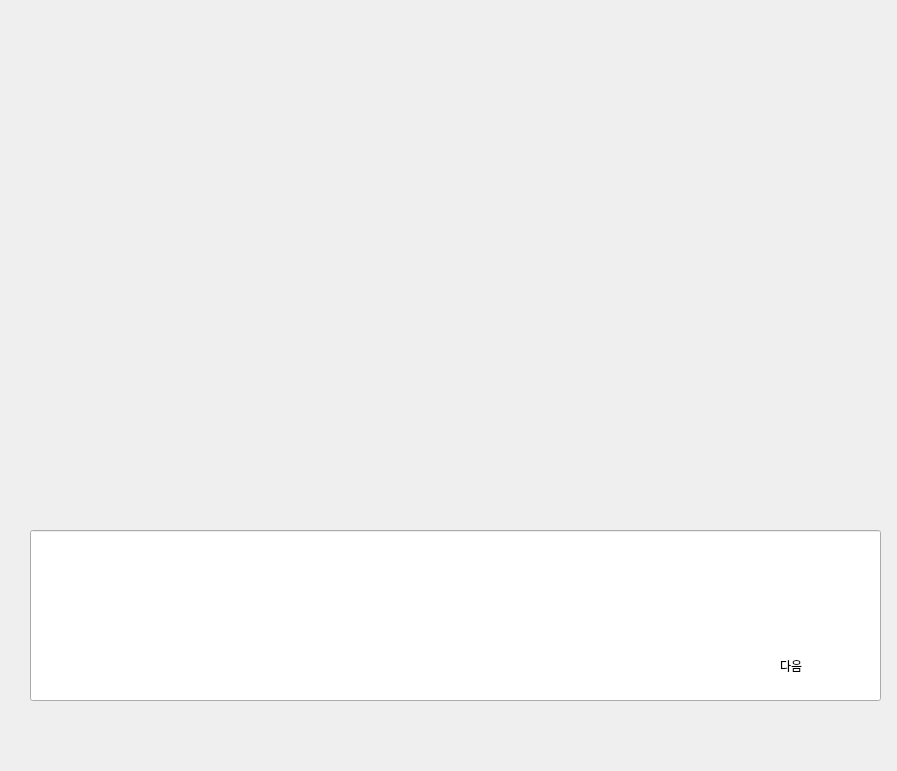
<?xml version="1.0" encoding="UTF-8"?>
<ui version="4.0">
 <class>MainWindow</class>
 <widget class="QMainWindow" name="MainWindow">
  <property name="geometry">
   <rect>
    <x>0</x>
    <y>0</y>
    <width>897</width>
    <height>771</height>
   </rect>
  </property>
  <property name="windowTitle">
   <string>MainWindow</string>
  </property>
  <widget class="QWidget" name="label_2">
   <widget class="QLabel" name="label">
    <property name="enabled">
     <bool>true</bool>
    </property>
    <property name="geometry">
     <rect>
      <x>-30</x>
      <y>-10</y>
      <width>1031</width>
      <height>941</height>
     </rect>
    </property>
    <property name="text">
     <string/>
    </property>
    <property name="pixmap">
     <pixmap>wrong_picture.png</pixmap>
    </property>
   </widget>
   <widget class="QLineEdit" name="lineEdit">
    <property name="geometry">
     <rect>
      <x>30</x>
      <y>530</y>
      <width>851</width>
      <height>171</height>
     </rect>
    </property>
   </widget>
   <widget class="QLabel" name="next_btn">
    <property name="geometry">
     <rect>
      <x>780</x>
      <y>650</y>
      <width>91</width>
      <height>31</height>
     </rect>
    </property>
    <property name="text">
     <string>다음</string>
    </property>
   </widget>
  </widget>
 </widget>
 <resources/>
 <connections/>
</ui>
